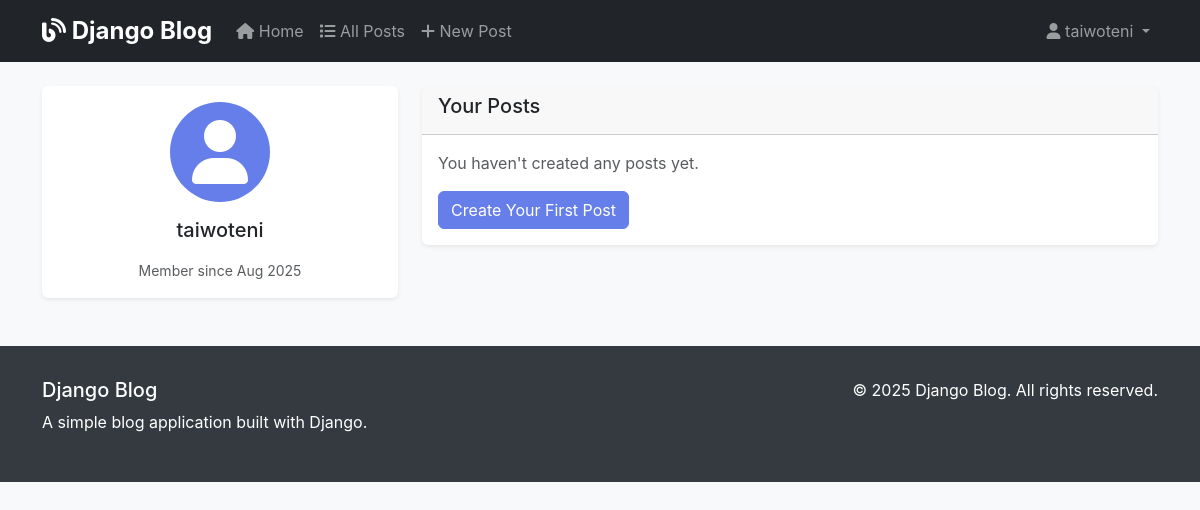
/accounts/profile/ (signed in), run on an earlier commit of the app's database.
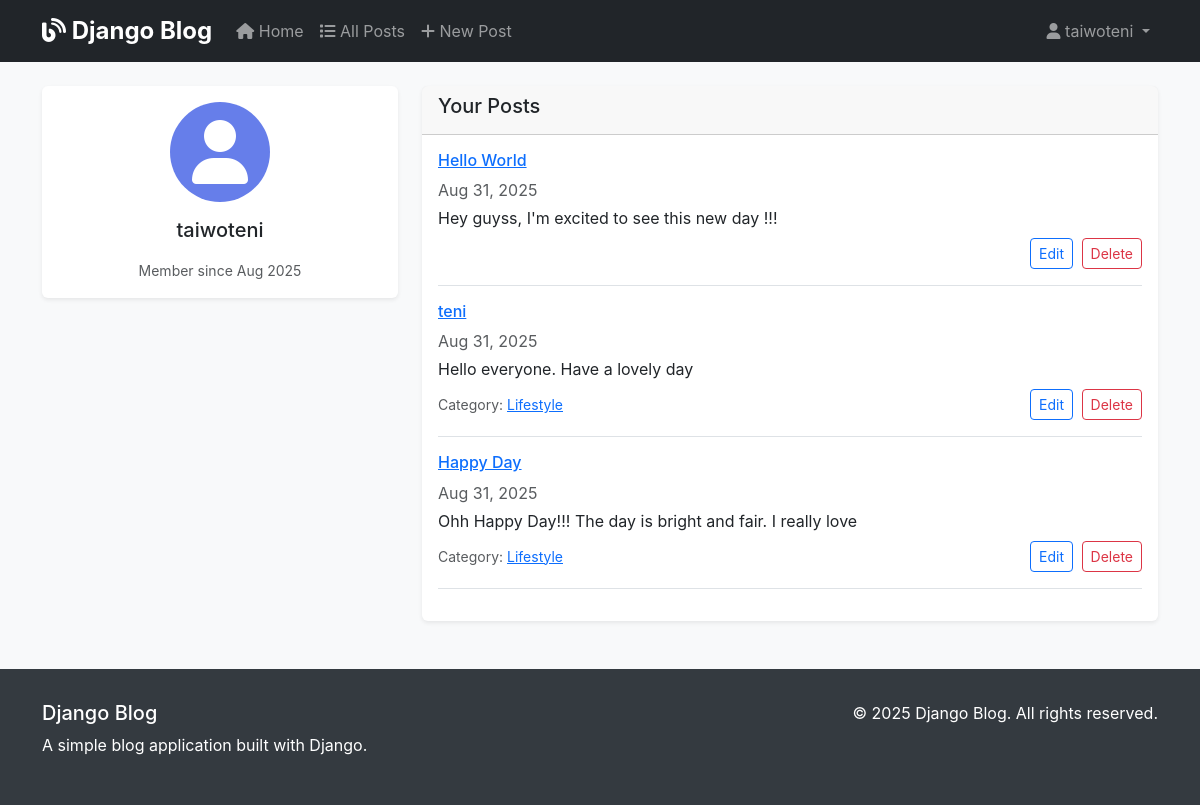
And on a later commit of the database.
### blog/models.py (models this page shows, shortened)
class Post(models.Model):
    title = models.CharField(max_length=100)
    slug = models.SlugField(unique=True)
    content = models.TextField()
    date_posted = models.DateTimeField(default=timezone.now)
    author = models.ForeignKey(User, on_delete=models.CASCADE)
    category = models.ForeignKey(Category, on_delete=models.SET_NULL, null=True, blank=True)
    tags = TaggableManager()

class Category(models.Model):
    name = models.CharField(max_length=100)
    slug = models.SlugField(unique=True)

### accounts/views.py (the view)
# urls.py: path('profile/', views.profile, name='profile'),
@login_required
def profile(request):
    return render(request, 'accounts/profile.html')

### accounts/templates/accounts/profile.html (shortened to what this page needs)
{% extends 'base.html' %}
{% block content %}
<div class="container mt-4">
    <div class="row">
        <div class="col-md-4">
            <div class="card">
                <div class="card-body text-center">
                    <div class="profile-avatar mb-3">
                        <i class="fas fa-user fa-2x"></i>
                    </div>
                    <h5 class="card-title">{{ user.username }}</h5>
                    <small class="text-muted">Member since {{ user.date_joined|date:"M Y" }}</small>
                </div>
            </div>
        </div>
        <div class="col-md-8">
            <div class="card">
                <div class="card-header">
                    <h5>Your Posts</h5>
                </div>
                <div class="card-body">
                    {% if user.post_set.all %}
                        {% for post in user.post_set.all %}
                        <div class="mb-3 pb-3 border-bottom">
                            <h6><a href="{% url 'post_detail' post.slug %}">{{ post.title }}</a></h6>
                            <p class="text-muted mb-1">{{ post.date_posted|date:"M d, Y" }}</p>
                            <p class="mb-2">{{ post.content|truncatechars:100 }}</p>
                            <div class="d-flex justify-content-between align-items-center">
                                <small class="text-muted">
                                    {% if post.category %}
                                        Category: <a href="{% url 'category_posts' post.category.slug %}">{{ post.category.name }}</a>
                                    {% endif %}
                                </small>
                                <div>
                                    <a href="{% url 'post_update' post.slug %}" class="btn btn-sm btn-outline-primary me-1">Edit</a>
                                    <a href="{% url 'post_delete' post.slug %}" class="btn btn-sm btn-outline-danger">Delete</a>
                                </div>
                            </div>
                        </div>
                        {% endfor %}
                    {% else %}
                        <p class="text-muted">You haven't created any posts yet.</p>
                        <a href="{% url 'post_create' %}" class="btn btn-primary">Create Your First Post</a>
                    {% endif %}
                </div>
            </div>
        </div>
    </div>
</div>
{% endblock %}

What changed in the data, as far as the page shows it:
added Post: title "Hello World", date_posted "Aug 31, 2025", content "Hey guyss, I'm excited to see this new day !!!"
added Post: title "teni", date_posted "Aug 31, 2025", content "Hello everyone. Have a lovely day", category.name "Lifestyle"
added Post: title "Happy Day", date_posted "Aug 31, 2025", content "Ohh Happy Day!!! The day is bright and fair. I really love", category.name "Lifestyle"
Also different on the page:
text no longer shown: "You haven't created any posts yet. Create Your First Post"
